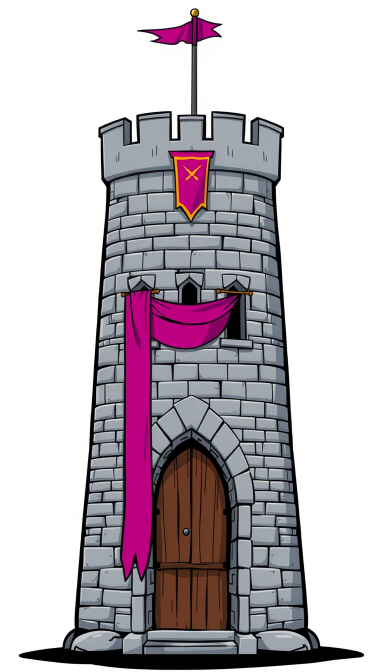
#> input picture scripts/fight-castle/tower-0.png, 768 x 1344 px (shown at 1/2 size); its folder holds only this picture in this run
$ python fight-castle.py
#> lines starting #> are read from the running program, lines starting #| are printed output that depends on the picture; after the words box and inside, x2 and y2 are one past the last pixel; in counts of white or black regions, pixels touching at a corner belong together
#!/usr/bin/env python3
"""Turns the generated castle towers in scripts/fight-castle/ into the Tower Fight art in
src/client/shared/fight/. Needs Pillow and numpy; the WebPs are committed, so builds don't.

    python3 scripts/fight-castle.py [preview.png]

tower-0.png is the intact tower and tower-1…4.png are its damage stages. They have magenta
cloth (banner, flag, crest) on a white background. This writes:
  castle-0…4.webp    each stage, background removed, with the cloth turned into
                     translucent dark shading
  castle-cloth.webp  white where the cloth is
The client fills the cloth mask with the team colour and draws the tower over it, so the
stone is the same for both teams and only the cloth takes the team colour. With a path
argument, also writes every stage in each team colour for checking. The script prints the
tower's proportions, which CastleTower in fight-art.tsx uses to place it.

tower-0.png came from FLUX.1-schnell (genimg, 768x1344, 4 steps, seed 4):
  "a single tall narrow medieval stone castle tower, straight front view, grey stone
   bricks, crenellated battlements on top, arched wooden door at the base, arrow slit
   windows, a long cloth banner hanging down the wall, a pennant flag on a pole on the
   roof, the banner and the flag are bright magenta, bold cartoon game asset, thick dark
   outlines, clean flat shapes, plain white background, whole tower visible, no ground,
   no text"

The damage stages were made from it, each adding to the one before: rough cracks, holes and
broken-off battlements were painted onto the tower, the same model redrew that sketch
image-to-image (denoise 0.5, 8 steps, a prompt describing the damage), and only the painted
areas of the result were pasted back onto tower-0.png. Outside the damage every stage is
pixel-identical, so the tower doesn't shift as it takes hits.
"""
import sys
from pathlib import Path

import numpy as np
from PIL import Image, ImageDraw

ROOT = Path(__file__).resolve().parent.parent
SRC = ROOT / "scripts/fight-castle"
STAGES = 5
OUT = ROOT / "src/client/shared/fight"
HEIGHT = 640

# The source has a black shadow on the ground. Everything below BASE_Y goes, and from
# SHADOW_Y down so does everything outside the tower's foot (FOOT_X0…FOOT_X1). Source pixels.
BASE_Y, SHADOW_Y, FOOT_X0, FOOT_X1 = 1306, 1272, 122, 642

TEAM_COLORS = ["#e21b3c", "#1368ce"]
KEY = (0, 255, 0)


def load(stage: int) -> tuple[np.ndarray, np.ndarray, np.ndarray, np.ndarray]:
    """One stage as (rgb 0…1, brightness, solid mask, cloth amount 0…1)."""
#> called with stage = 0
    img = Image.open(SRC / f"tower-{stage}.png").convert("RGB")
#> img is the input picture: PIL image 768x1344 RGB; mean R, G, B 193, 184.5, 191.2
    for xy in [(0, 0), (img.width - 1, 0), (0, img.height - 1), (img.width - 1, img.height - 1)]:
        ImageDraw.floodfill(img, xy, KEY, thresh=40)
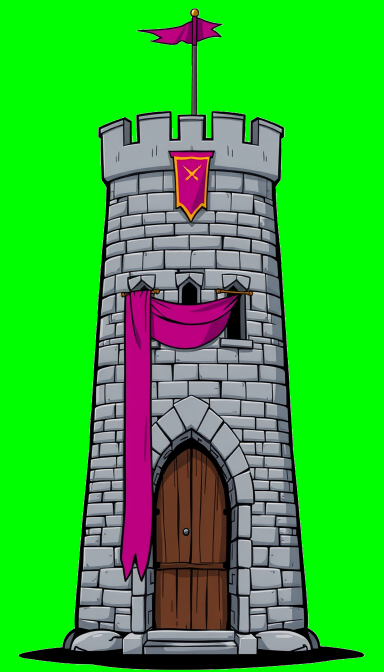
#> img: PIL image 768x1344 RGB (shown at 1/2 size); mean R, G, B 50.8, 184.6, 49
    px = np.asarray(img)
    solid = ~(px == KEY).all(axis=2)
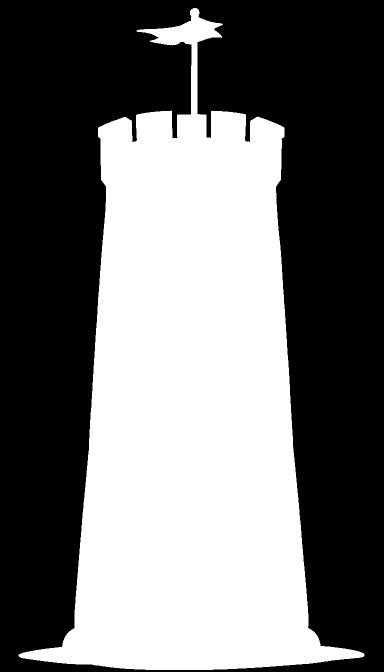
#> solid: shape (1344, 768) bool (shown at 1/2 size); 44.2% white; 1 white region, box (x1, y1, x2, y2) and area: (37, 16, 729, 1340) 456126
    ys, xs = np.mgrid[: img.height, : img.width]
    solid &= (ys < BASE_Y) & ((ys < SHADOW_Y) | ((xs >= FOOT_X0) & (xs <= FOOT_X1)))
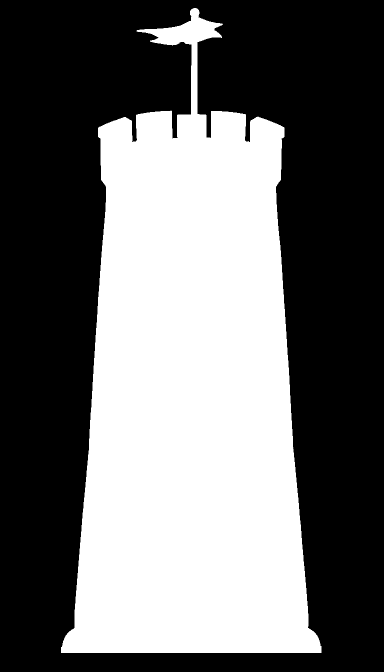
#> solid: shape (1344, 768) bool (shown at 1/2 size); 42.4% white; 1 white region, box (x1, y1, x2, y2) and area: (122, 16, 643, 1306) 437409

    rgb = px.astype(np.float64) / 255
    hi, lo = rgb.max(axis=2), rgb.min(axis=2)
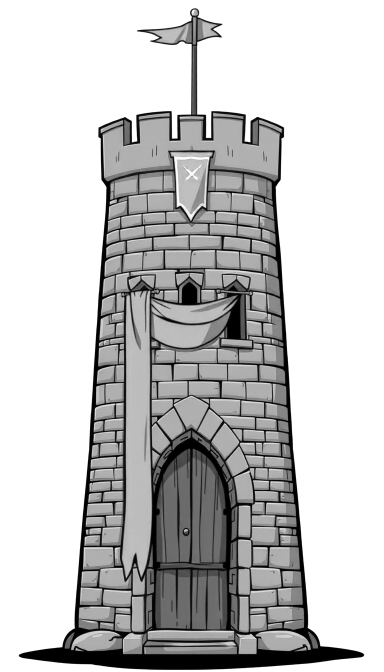
#> hi: shape (1344, 768) float64 (shown at 1/2 size); min 0, max 1, mean 0.773
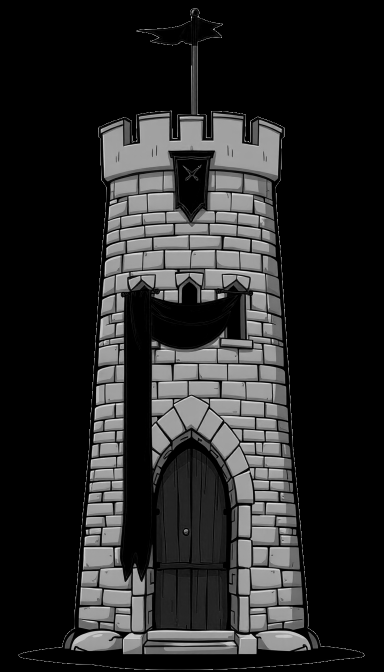
#> lo: shape (1344, 768) float64 (shown at 1/2 size); min 0, max 0.969, mean 0.154
    sat = (hi - lo) / np.maximum(hi, 1e-6)
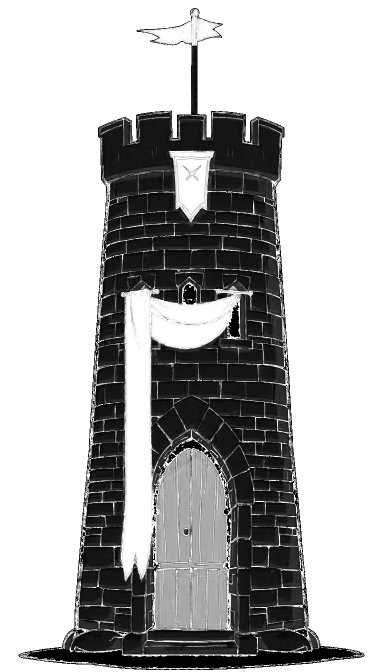
#> sat: shape (1344, 768) float64 (shown at 1/2 size); min 0, max 1, mean 0.701
    # Magenta: red and blue both well above green.
    cloth = np.clip((np.minimum(rgb[..., 0], rgb[..., 2]) - rgb[..., 1]) / 0.25, 0, 1) * np.clip((sat - 0.3) / 0.3, 0, 1)
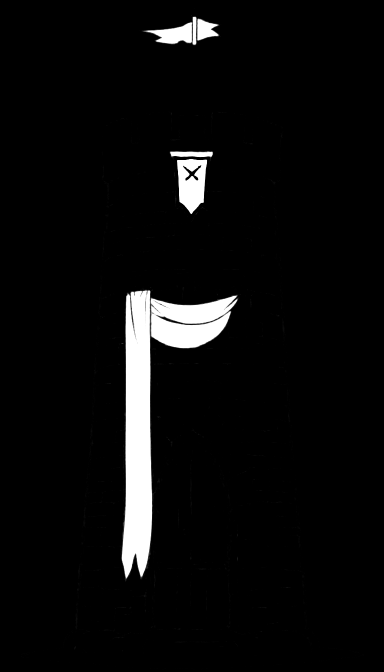
#> cloth: shape (1344, 768) float64 (shown at 1/2 size); min 0, max 1, mean 0.048
    return rgb, hi, solid, cloth * solid


def to_image(a: np.ndarray) -> Image.Image:
    return Image.fromarray(np.round(np.clip(a, 0, 1) * 255).astype(np.uint8), "RGBA")


def main() -> None:
    OUT.mkdir(parents=True, exist_ok=True)

    def save(name: str, im: Image.Image) -> None:
        dest = OUT / f"{name}.webp"
        im.save(dest, "WEBP", quality=88, method=6)
        print(f"{dest.relative_to(ROOT)}  {dest.stat().st_size / 1024:.1f} KB")

    # The intact tower sets the crop, the cloth brightness and the cloth mask for every stage.
    rgb, hi, solid, cloth = load(0)
    box = Image.fromarray((solid * 255).astype(np.uint8)).getbbox()
#> box = (122, 16, 643, 1306)
    assert box
    size = (round((box[2] - box[0]) * HEIGHT / (box[3] - box[1])), HEIGHT)
#> size = (258, 640)
    bright = np.percentile(hi[cloth > 0.8], 90)
#> bright = 0.749
    mask_img = to_image(np.dstack([np.ones_like(rgb), cloth])).crop(box).resize(size, Image.LANCZOS)
    save("castle-cloth", mask_img)

    towers = []
    for stage in range(STAGES):
        rgb, hi, solid, cloth = load(stage)
        shade = 1 - np.clip(hi / bright, 0, 1)
        alpha = ((1 - cloth) + cloth * shade) * solid
        premult = (1 - cloth)[..., None] * rgb
        tower = to_image(np.dstack([premult / np.maximum(alpha, 1e-6)[..., None], alpha])).crop(box).resize(size, Image.LANCZOS)
        save(f"castle-{stage}", tower)
        towers.append(tower)

    # Where the battlements start: the first row that is mostly tower rather than flagpole.
    a = np.asarray(towers[0])[..., 3] > 128
    wall_top = int(np.argmax(a.sum(axis=1) > size[0] * 0.4))
    print(f"aspect (width / height) = {size[0] / size[1]:.3f}")
    print(f"battlements start at {wall_top / size[1]:.3f} of the height")

    if len(sys.argv) > 1:
        pad = 30
        sheet = Image.new("RGBA", ((size[0] + pad) * STAGES + pad, (HEIGHT + pad) * len(TEAM_COLORS) + pad), (95, 180, 255))
        for row, color in enumerate(TEAM_COLORS):
            for col, tower in enumerate(towers):
                cell = Image.new("RGBA", size, (0, 0, 0, 0))
                cell.paste(Image.new("RGBA", size, color), (0, 0), mask_img)
                cell.alpha_composite(tower)
                sheet.alpha_composite(cell if row == 0 else cell.transpose(Image.FLIP_LEFT_RIGHT), (pad + col * (size[0] + pad), pad + row * (HEIGHT + pad)))
        sheet.convert("RGB").save(sys.argv[1])
        print(sys.argv[1])


if __name__ == "__main__":
#> (the run stopped early here; a loop or call above may not have finished)
